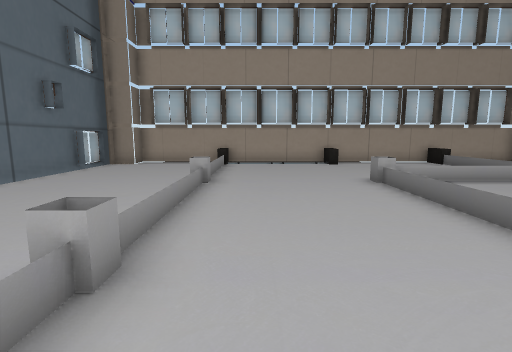
View 1 (above)

17 first-person views from a walk through a 3-D level made in the Unity game engine. The camera is 1.3 m above the floor, tilts 8° down and sees 85° across. Doors are open. The floor is counted in squares, 1 m on a side. Each view is taken from the middle of a square. On the plan, view 1 faces up. The plan holds only what a view shows up to about 13 squares ahead; the rest is blank. The place goes on beyond the plan.

View 2
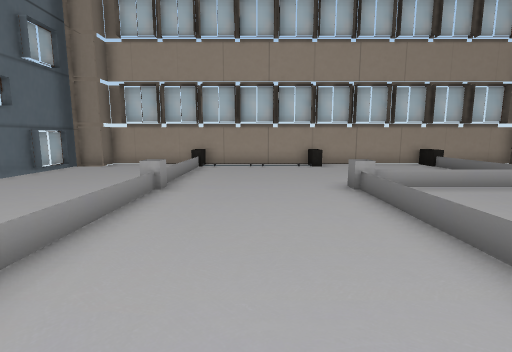

View 3
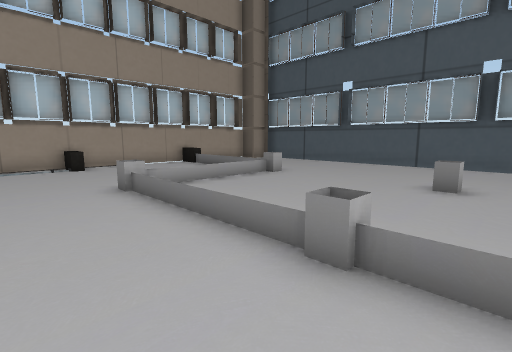

View 4
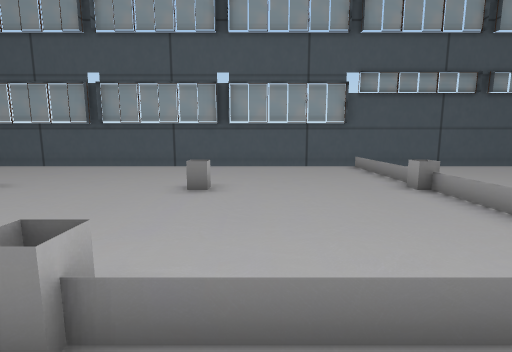

View 5
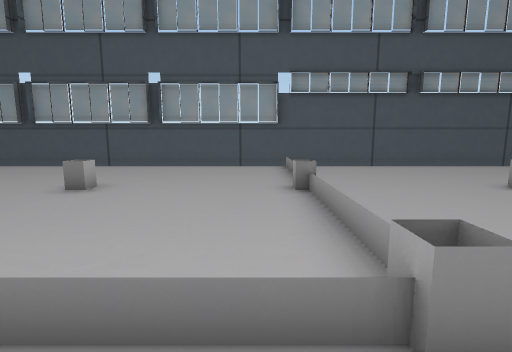

View 6
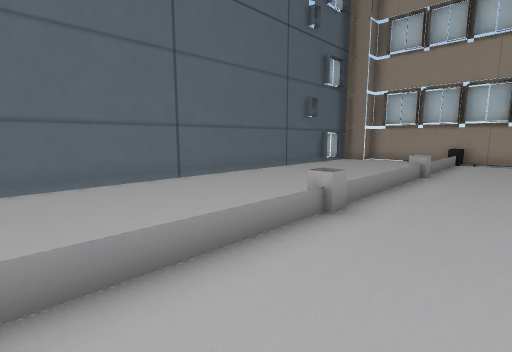

View 7
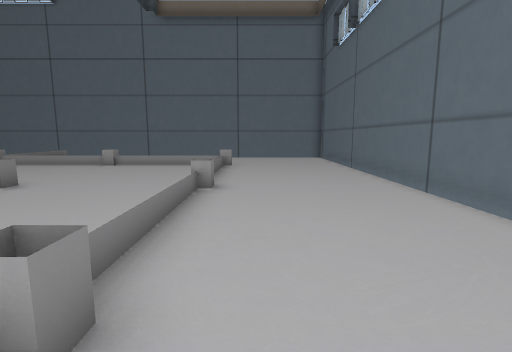

View 8
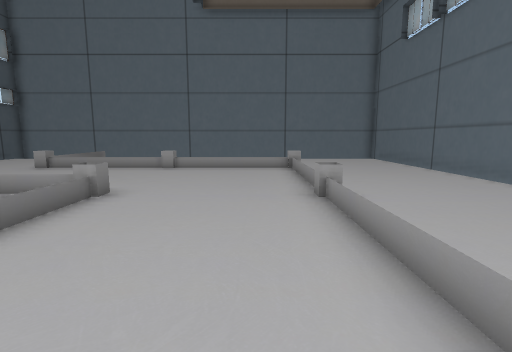

View 9
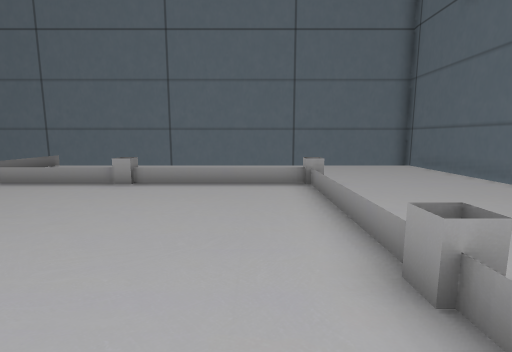

View 10
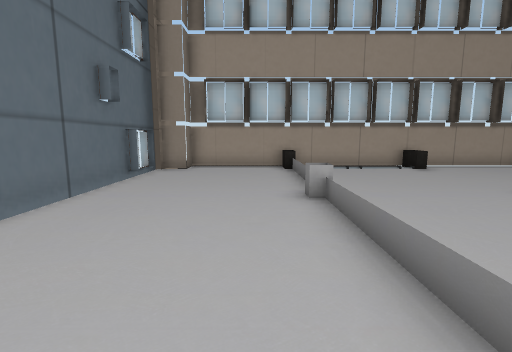

View 11
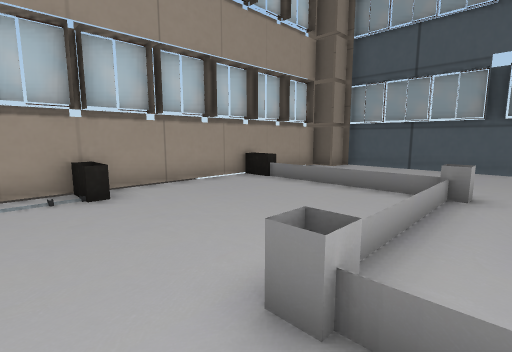

View 12
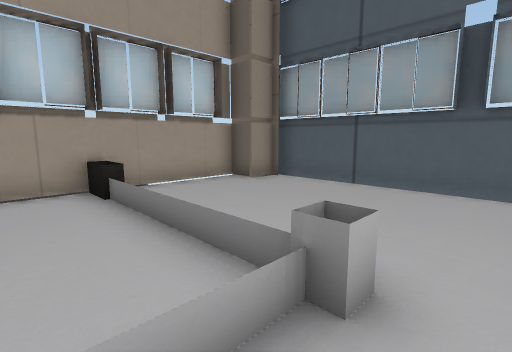

View 13
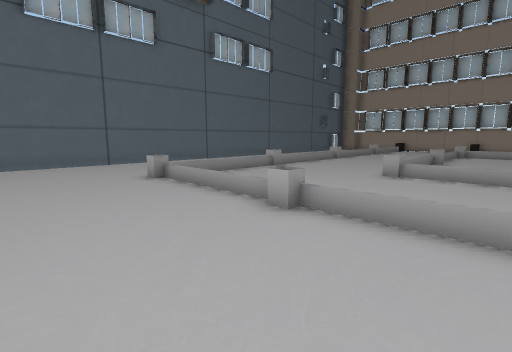

View 14
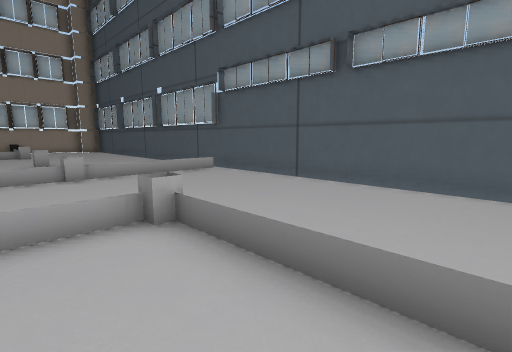

View 15
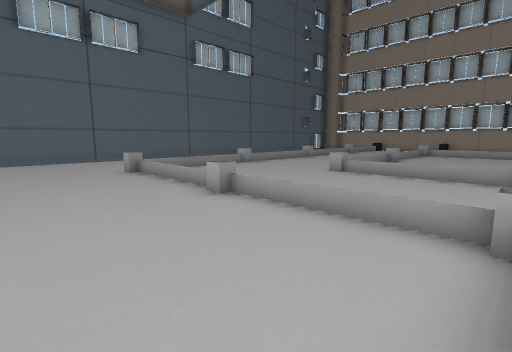

View 16
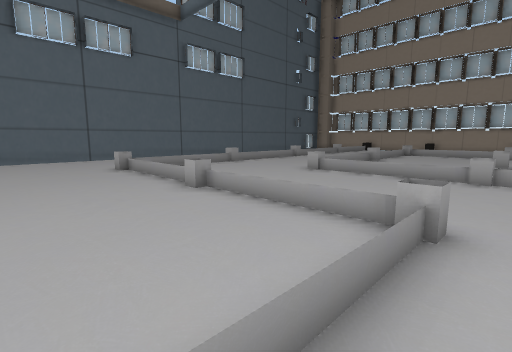

View 17
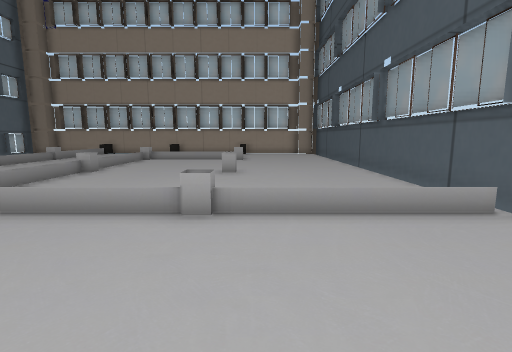

### Floor plan
Points are (right, up) in squares from view 1. A wall is a line through its corners. A room is listed if a view was taken in it or the views show most of it. See-through windows are left out.
Room 1 (views 1, 2, 3, 4, 5, 6, 7, 8, 9, 10, 11, 12, 13, 14, 15, 16, 17)
walls: (3.8, 14.4) (-1.8, 14.4); (-2.2, 14.4) (-5.8, 14.4) (-5.8, 13.4) (-6.9, 13.4); (14.2, 13) (14.2, 14.5); (12.5, 14.4) (4.1, 14.4); (14.2, 13.4) (13.2, 13.4); (-7.3, 14.6) (-7.3, -14.2); (14.7, -13.5) (14.7, 13.5)
low walls: (3.4, -3) (3.9, -3) (3.9, -3.5) (3.9, -2.9); (4.5, -3.5) (3.6, -3.5) (3.6, -2.5); (3.4, -3.5) (3.9, -3.5); (-1.4, 2.8) (-1.4, 2.2) (-1.9, 2.2) (-1.2, 2.2); (-1.4, 3.5) (-1.4, 2.7) (-1.9, 2.7) (-1.9, 2.2) (-1.9, 2.8); (3.6, 7.5) (3.6, 8.4); (9.2, -3) (8.8, -3) (9.3, -3) (9.3, -3.5) (8.5, -3.5); (8.8, -3.5) (8.8, -3); (4, 7.8) (3.4, 7.8); (3.9, 7.8) (3.9, 8.4); (4.5, 8.2) (3.4, 8.2); (9.3, 7.8) (9.3, 8.2) (8.5, 8.2); (9.4, 7.8) (8.8, 7.8) (8.8, 8.5); (3.9, -8.5) (3.9, -9.1) (3.6, -9.1) (3.6, -8.6) (4.5, -8.6); (4.5, -8.8) (3.4, -8.8) (3.4, -9.1); (8.5, -8.6) (9.3, -8.6) (9.3, -9.5); (9.2, -8.8) (8.5, -8.8); (9.4, -9.1) (8.8, -9.1) (8.8, -8.6) (8.8, -9.1)
ways out: open door at (0, 14); open door at (2, 14)
objects: other object (-2, 14); other object (4, 13) to (4, 14); other object (9, 13) to (9, 14)

Where each view was taken, in squares from view 1:
view 1: 0 up, 0 right, facing up
view 2: 1 up, 1 right, facing up
view 3: 1 up, 1 right, facing up-right
view 4: 1 up, 2 right, facing right
view 5: 2 down, 2 right, facing right
view 6: 2 down, 1 right, facing up-left
view 7: 4 up, 3 left, facing down
view 8: 3 up, 0 right, facing down
view 9: 1 down, 0 right, facing down
view 10: 2 up, 3 left, facing up
view 11: 7 up, 2 right, facing up-right
view 12: 7 up, 7 right, facing up-right
view 13: 13 down, 7 right, facing up-left
view 14: 13 down, 7 right, facing up-right
view 15: 13 down, 9 right, facing up-left
view 16: 13 down, 10 right, facing up-left
view 17: 8 down, 10 right, facing up
